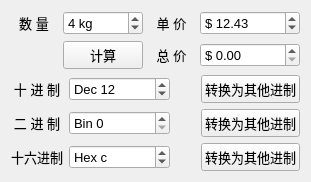
<?xml version="1.0" encoding="UTF-8"?>
<ui version="4.0">
 <class>Widget</class>
 <widget class="QWidget" name="Widget">
  <property name="geometry">
   <rect>
    <x>0</x>
    <y>0</y>
    <width>311</width>
    <height>178</height>
   </rect>
  </property>
  <property name="font">
   <font>
    <pointsize>10</pointsize>
   </font>
  </property>
  <property name="windowTitle">
   <string>SpinBox测试</string>
  </property>
  <layout class="QVBoxLayout" name="verticalLayout">
   <item>
    <layout class="QGridLayout" name="gridLayout">
     <item row="1" column="2">
      <widget class="QLabel" name="label_3">
       <property name="text">
        <string>总 价</string>
       </property>
       <property name="alignment">
        <set>Qt::AlignCenter</set>
       </property>
      </widget>
     </item>
     <item row="1" column="3">
      <widget class="QDoubleSpinBox" name="spinTotal">
       <property name="prefix">
        <string>$ </string>
       </property>
       <property name="maximum">
        <double>100000.000000000000000</double>
       </property>
      </widget>
     </item>
     <item row="0" column="1">
      <widget class="QSpinBox" name="spinNum">
       <property name="frame">
        <bool>true</bool>
       </property>
       <property name="buttonSymbols">
        <enum>QAbstractSpinBox::UpDownArrows</enum>
       </property>
       <property name="showGroupSeparator" stdset="0">
        <bool>false</bool>
       </property>
       <property name="suffix">
        <string> kg</string>
       </property>
       <property name="maximum">
        <number>1000</number>
       </property>
       <property name="value">
        <number>4</number>
       </property>
      </widget>
     </item>
     <item row="0" column="3">
      <widget class="QDoubleSpinBox" name="spinPrice">
       <property name="minimumSize">
        <size>
         <width>90</width>
         <height>0</height>
        </size>
       </property>
       <property name="prefix">
        <string>$ </string>
       </property>
       <property name="maximum">
        <double>10000.000000000000000</double>
       </property>
       <property name="value">
        <double>12.430000000000000</double>
       </property>
      </widget>
     </item>
     <item row="0" column="2">
      <widget class="QLabel" name="label_2">
       <property name="text">
        <string>单 价</string>
       </property>
       <property name="alignment">
        <set>Qt::AlignCenter</set>
       </property>
      </widget>
     </item>
     <item row="0" column="0">
      <widget class="QLabel" name="label">
       <property name="text">
        <string>数 量</string>
       </property>
       <property name="alignment">
        <set>Qt::AlignCenter</set>
       </property>
      </widget>
     </item>
     <item row="1" column="1">
      <widget class="QPushButton" name="btnCal">
       <property name="text">
        <string>计算</string>
       </property>
      </widget>
     </item>
    </layout>
   </item>
   <item>
    <spacer name="verticalSpacer">
     <property name="orientation">
      <enum>Qt::Vertical</enum>
     </property>
     <property name="sizeHint" stdset="0">
      <size>
       <width>20</width>
       <height>40</height>
      </size>
     </property>
    </spacer>
   </item>
   <item>
    <layout class="QGridLayout" name="gridLayout_2">
     <item row="0" column="0">
      <widget class="QLabel" name="label_6">
       <property name="minimumSize">
        <size>
         <width>0</width>
         <height>0</height>
        </size>
       </property>
       <property name="text">
        <string>十 进 制</string>
       </property>
       <property name="alignment">
        <set>Qt::AlignCenter</set>
       </property>
      </widget>
     </item>
     <item row="1" column="0">
      <widget class="QLabel" name="label_7">
       <property name="text">
        <string>二 进 制</string>
       </property>
       <property name="alignment">
        <set>Qt::AlignCenter</set>
       </property>
      </widget>
     </item>
     <item row="1" column="3">
      <widget class="QPushButton" name="btnBin">
       <property name="text">
        <string>转换为其他进制</string>
       </property>
      </widget>
     </item>
     <item row="2" column="0">
      <widget class="QLabel" name="label_8">
       <property name="text">
        <string>十六进制</string>
       </property>
       <property name="alignment">
        <set>Qt::AlignCenter</set>
       </property>
      </widget>
     </item>
     <item row="0" column="3">
      <widget class="QPushButton" name="btnDec">
       <property name="text">
        <string>转换为其他进制</string>
       </property>
      </widget>
     </item>
     <item row="2" column="3">
      <widget class="QPushButton" name="btnHex">
       <property name="text">
        <string>转换为其他进制</string>
       </property>
      </widget>
     </item>
     <item row="1" column="2">
      <spacer name="horizontalSpacer_2">
       <property name="orientation">
        <enum>Qt::Horizontal</enum>
       </property>
       <property name="sizeHint" stdset="0">
        <size>
         <width>40</width>
         <height>20</height>
        </size>
       </property>
      </spacer>
     </item>
     <item row="0" column="1">
      <widget class="QSpinBox" name="spinDec">
       <property name="minimumSize">
        <size>
         <width>100</width>
         <height>0</height>
        </size>
       </property>
       <property name="suffix">
        <string/>
       </property>
       <property name="prefix">
        <string>Dec </string>
       </property>
       <property name="maximum">
        <number>255</number>
       </property>
       <property name="value">
        <number>12</number>
       </property>
      </widget>
     </item>
     <item row="1" column="1">
      <widget class="QSpinBox" name="spinBin">
       <property name="prefix">
        <string>Bin </string>
       </property>
       <property name="maximum">
        <number>255</number>
       </property>
       <property name="displayIntegerBase">
        <number>2</number>
       </property>
      </widget>
     </item>
     <item row="2" column="1">
      <widget class="QSpinBox" name="spinHex">
       <property name="prefix">
        <string>Hex </string>
       </property>
       <property name="maximum">
        <number>255</number>
       </property>
       <property name="value">
        <number>12</number>
       </property>
       <property name="displayIntegerBase">
        <number>16</number>
       </property>
      </widget>
     </item>
    </layout>
   </item>
  </layout>
 </widget>
 <layoutdefault spacing="6" margin="11"/>
 <resources/>
 <connections/>
</ui>
